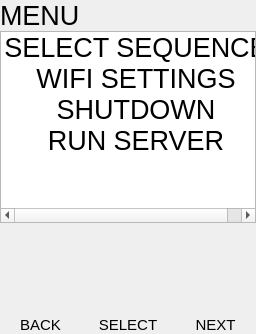
      <widget class="QWidget" name="menuPage">
       <layout class="QVBoxLayout" name="verticalLayout_8">
        <property name="spacing">
         <number>0</number>
        </property>
        <property name="leftMargin">
         <number>0</number>
        </property>
        <property name="topMargin">
         <number>0</number>
        </property>
        <property name="rightMargin">
         <number>0</number>
        </property>
        <property name="bottomMargin">
         <number>0</number>
        </property>
        <item>
         <widget class="QLabel" name="label_17">
          <property name="font">
           <font>
            <pointsize>20</pointsize>
           </font>
          </property>
          <property name="text">
           <string>MENU</string>
          </property>
         </widget>
        </item>
        <item>
         <widget class="QListWidget" name="menuList">
          <property name="sizePolicy">
           <sizepolicy hsizetype="Expanding" vsizetype="Expanding">
            <horstretch>0</horstretch>
            <verstretch>0</verstretch>
           </sizepolicy>
          </property>
          <property name="font">
           <font>
            <pointsize>9</pointsize>
           </font>
          </property>
          <property name="lineWidth">
           <number>1</number>
          </property>
          <property name="autoScrollMargin">
           <number>0</number>
          </property>
          <property name="spacing">
           <number>15</number>
          </property>
          <property name="currentRow">
           <number>-1</number>
          </property>
          <item>
           <property name="text">
            <string>SELECT SEQUENCE</string>
           </property>
           <property name="font">
            <font>
             <pointsize>20</pointsize>
            </font>
           </property>
           <property name="textAlignment">
            <set>AlignCenter</set>
           </property>
          </item>
          <item>
           <property name="text">
            <string>WIFI SETTINGS</string>
           </property>
           <property name="font">
            <font>
             <pointsize>20</pointsize>
            </font>
           </property>
           <property name="textAlignment">
            <set>AlignCenter</set>
           </property>
          </item>
          <item>
           <property name="text">
            <string>SHUTDOWN</string>
           </property>
           <property name="font">
            <font>
             <pointsize>20</pointsize>
            </font>
           </property>
           <property name="textAlignment">
            <set>AlignCenter</set>
           </property>
          </item>
          <item>
           <property name="text">
            <string>RUN SERVER</string>
           </property>
           <property name="font">
            <font>
             <pointsize>20</pointsize>
            </font>
           </property>
           <property name="textAlignment">
            <set>AlignCenter</set>
           </property>
          </item>
         </widget>
        </item>
        <item>
         <widget class="QLabel" name="label_32">
          <property name="font">
           <font>
            <pointsize>12</pointsize>
           </font>
          </property>
          <property name="text">
           <string/>
          </property>
         </widget>
        </item>
        <item>
         <layout class="QHBoxLayout" name="horizontalLayout_5">
          <property name="spacing">
           <number>6</number>
          </property>
          <property name="topMargin">
           <number>0</number>
          </property>
          <item>
           <widget class="QWidget" name="exitButton" native="true">
            <property name="sizePolicy">
             <sizepolicy hsizetype="Expanding" vsizetype="Minimum">
              <horstretch>0</horstretch>
              <verstretch>0</verstretch>
             </sizepolicy>
            </property>
            <property name="minimumSize">
             <size>
              <width>70</width>
              <height>0</height>
             </size>
            </property>
            <layout class="QVBoxLayout" name="verticalLayout_5">
             <property name="spacing">
              <number>0</number>
             </property>
             <property name="leftMargin">
              <number>0</number>
             </property>
             <property name="topMargin">
              <number>0</number>
             </property>
             <property name="rightMargin">
              <number>0</number>
             </property>
             <property name="bottomMargin">
              <number>0</number>
             </property>
             <item>
              <widget class="QPushButton" name="menuExitButton">
               <property name="sizePolicy">
                <sizepolicy hsizetype="Expanding" vsizetype="Maximum">
                 <horstretch>0</horstretch>
                 <verstretch>0</verstretch>
                </sizepolicy>
               </property>
               <property name="minimumSize">
                <size>
                 <width>0</width>
                 <height>75</height>
                </size>
               </property>
               <property name="maximumSize">
                <size>
                 <width>16777215</width>
                 <height>16777215</height>
                </size>
               </property>
               <property name="styleSheet">
                <string notr="true">background: transparent;</string>
               </property>
               <property name="text">
                <string/>
               </property>
               <property name="icon">
                <iconset resource="resource.qrc">
                 <normaloff>:/image_resources/image_resources/back_icon.png</normaloff>:/image_resources/image_resources/back_icon.png</iconset>
               </property>
               <property name="iconSize">
                <size>
                 <width>48</width>
                 <height>48</height>
                </size>
               </property>
               <property name="default">
                <bool>false</bool>
               </property>
               <property name="flat">
                <bool>true</bool>
               </property>
              </widget>
             </item>
             <item>
              <widget class="QLabel" name="label_6">
               <property name="sizePolicy">
                <sizepolicy hsizetype="Preferred" vsizetype="Minimum">
                 <horstretch>0</horstretch>
                 <verstretch>0</verstretch>
                </sizepolicy>
               </property>
               <property name="font">
                <font>
                 <pointsize>11</pointsize>
                </font>
               </property>
               <property name="text">
                <string>BACK</string>
               </property>
               <property name="alignment">
                <set>Qt::AlignCenter</set>
               </property>
              </widget>
             </item>
            </layout>
           </widget>
          </item>
          <item>
           <widget class="QWidget" name="selectButton" native="true">
            <property name="sizePolicy">
             <sizepolicy hsizetype="Expanding" vsizetype="Minimum">
              <horstretch>0</horstretch>
              <verstretch>0</verstretch>
             </sizepolicy>
            </property>
            <property name="minimumSize">
             <size>
              <width>70</width>
              <height>0</height>
             </size>
            </property>
            <layout class="QVBoxLayout" name="verticalLayout_6">
             <property name="spacing">
              <number>0</number>
             </property>
             <property name="sizeConstraint">
              <enum>QLayout::SetDefaultConstraint</enum>
             </property>
             <property name="leftMargin">
              <number>0</number>
             </property>
             <property name="topMargin">
              <number>0</number>
             </property>
             <property name="rightMargin">
              <number>0</number>
             </property>
             <property name="bottomMargin">
              <number>0</number>
             </property>
             <item>
              <widget class="QPushButton" name="menuSelectButton">
               <property name="sizePolicy">
                <sizepolicy hsizetype="Expanding" vsizetype="Maximum">
                 <horstretch>0</horstretch>
                 <verstretch>0</verstretch>
                </sizepolicy>
               </property>
               <property name="minimumSize">
                <size>
                 <width>0</width>
                 <height>75</height>
                </size>
               </property>
               <property name="maximumSize">
                <size>
                 <width>16777215</width>
                 <height>16777215</height>
                </size>
               </property>
               <property name="styleSheet">
                <string notr="true">background: transparent;</string>
               </property>
               <property name="text">
                <string/>
               </property>
               <property name="icon">
                <iconset resource="resource.qrc">
                 <normaloff>:/image_resources/image_resources/select_icon.png</normaloff>:/image_resources/image_resources/select_icon.png</iconset>
               </property>
               <property name="iconSize">
                <size>
                 <width>48</width>
                 <height>48</height>
                </size>
               </property>
               <property name="flat">
                <bool>true</bool>
               </property>
              </widget>
             </item>
             <item>
              <widget class="QLabel" name="label_7">
               <property name="sizePolicy">
                <sizepolicy hsizetype="Expanding" vsizetype="Minimum">
                 <horstretch>0</horstretch>
                 <verstretch>0</verstretch>
                </sizepolicy>
               </property>
               <property name="maximumSize">
                <size>
                 <width>16777215</width>
                 <height>16777215</height>
                </size>
               </property>
               <property name="font">
                <font>
                 <pointsize>11</pointsize>
                </font>
               </property>
               <property name="text">
                <string>SELECT</string>
               </property>
               <property name="alignment">
                <set>Qt::AlignCenter</set>
               </property>
               <property name="wordWrap">
                <bool>true</bool>
               </property>
              </widget>
             </item>
            </layout>
           </widget>
          </item>
          <item>
           <widget class="QWidget" name="nextWidget" native="true">
            <property name="sizePolicy">
             <sizepolicy hsizetype="Expanding" vsizetype="Minimum">
              <horstretch>0</horstretch>
              <verstretch>0</verstretch>
             </sizepolicy>
            </property>
            <property name="minimumSize">
             <size>
              <width>70</width>
              <height>0</height>
             </size>
            </property>
            <layout class="QVBoxLayout" name="verticalLayout_7">
             <property name="spacing">
              <number>0</number>
             </property>
             <property name="leftMargin">
              <number>0</number>
             </property>
             <property name="topMargin">
              <number>0</number>
             </property>
             <property name="rightMargin">
              <number>0</number>
             </property>
             <property name="bottomMargin">
              <number>0</number>
             </property>
             <item>
              <widget class="QPushButton" name="menuNextbutton">
               <property name="sizePolicy">
                <sizepolicy hsizetype="Expanding" vsizetype="Maximum">
                 <horstretch>0</horstretch>
                 <verstretch>0</verstretch>
                </sizepolicy>
               </property>
               <property name="minimumSize">
                <size>
                 <width>0</width>
                 <height>75</height>
                </size>
               </property>
               <property name="maximumSize">
                <size>
                 <width>16777215</width>
                 <height>16777215</height>
                </size>
               </property>
               <property name="styleSheet">
                <string notr="true">background: transparent;</string>
               </property>
               <property name="text">
                <string/>
               </property>
               <property name="icon">
                <iconset resource="resource.qrc">
                 <normaloff>:/image_resources/image_resources/double_arrow_icon.png</normaloff>:/image_resources/image_resources/double_arrow_icon.png</iconset>
               </property>
               <property name="iconSize">
                <size>
                 <width>48</width>
                 <height>48</height>
                </size>
               </property>
               <property name="flat">
                <bool>true</bool>
               </property>
              </widget>
             </item>
             <item>
              <widget class="QLabel" name="nextLabel">
               <property name="sizePolicy">
                <sizepolicy hsizetype="Expanding" vsizetype="Minimum">
                 <horstretch>0</horstretch>
                 <verstretch>0</verstretch>
                </sizepolicy>
               </property>
               <property name="maximumSize">
                <size>
                 <width>16777215</width>
                 <height>16777215</height>
                </size>
               </property>
               <property name="font">
                <font>
                 <pointsize>11</pointsize>
                </font>
               </property>
               <property name="text">
                <string>NEXT</string>
               </property>
               <property name="alignment">
                <set>Qt::AlignCenter</set>
               </property>
               <property name="wordWrap">
                <bool>true</bool>
               </property>
              </widget>
             </item>
            </layout>
           </widget>
          </item>
         </layout>
        </item>
       </layout>
      </widget>
